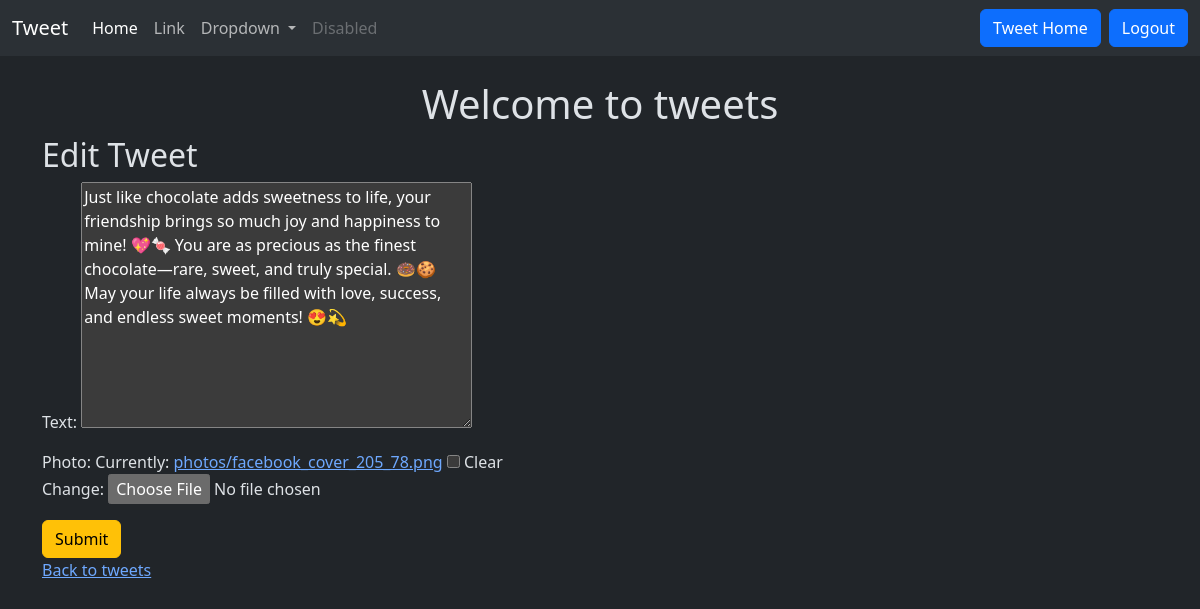
The app's page /tweet/1/edit/ (signed in), older data.
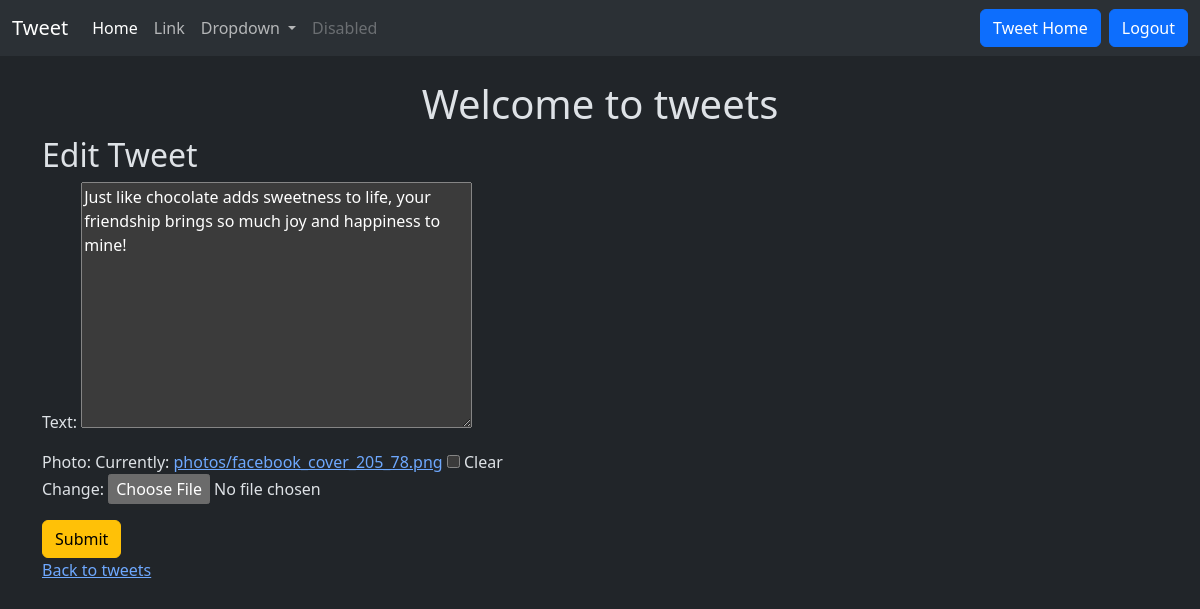
The same page, newer data.
### tweet/models.py (models this page shows, shortened)
class Tweet(models.Model):
    user = models.ForeignKey(User, on_delete=models.CASCADE)
    text = models.TextField(max_length=400)
    photo = models.ImageField(upload_to='photos/', null=True, blank=True)
    created_at = models.DateTimeField(auto_now_add=True)
    updated_at = models.DateTimeField(auto_now=True)

### tweet/views.py (the view)
# urls.py: path('<int:tweet_id>/edit/', views.tweet_edit, name='tweet_edit'),
@login_required
def tweet_edit(request, tweet_id):
    tweet = get_object_or_404(Tweet, pk=tweet_id, user = request.user)
    if request.method == 'POST':
        form = TweetForm(request.POST, request.FILES, instance=tweet)
        if form.is_valid():
            tweet =  form.save(commit=False)
            tweet.save()
            return redirect('tweet_list')
    else:
        form = TweetForm(instance=tweet)
    return render(request, 'tweet_form.html', {'form': form})

### tweet/forms.py
class TweetForm(forms.ModelForm):
    class Meta:
        model = Tweet
        fields = ['text', 'photo']

### tweet/templates/tweet_form.html (shortened to what this page needs)
{% extends "layout.html" %}
{% block content %}
<h1 class="text-center  mt-4">Welcome to tweets</h1>
<h2 class="">{% if form.instance.pk %} Edit Tweet {%else%} Create tweet {%endif%}</h2>
<form enctype="multipart/form-data" class"form" method="post">
    {{ form.as_p}}
    <button class="btn btn-warning" type="submit">Submit</button>
</form>
<a href="{% url 'tweet_list' %}">Back to tweets</a>
{% endblock %}

Row changes from the older to the newer data that the page shows:
changed Tweet: text "…and happiness to mine! 💖🍬 You are as precious as the finest chocolate—rare, sweet, and truly special. 🍩🍪 May your life always be filled with love, success, and endless sweet moments! 😍💫" → "Just like chocolate adds sweetness to life, your friendship brings so much joy and happiness to mine!"
